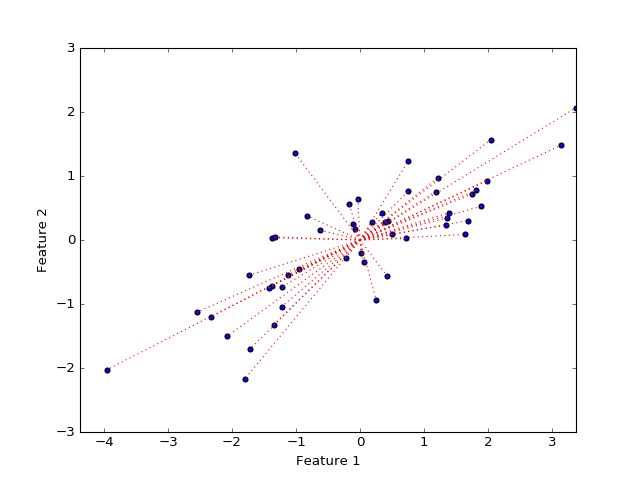

Reproduce this figure in Python.
# Plot points and lines connecting points to origin
plt.scatter(X[0], X[1])
# <...>
for point in X.T:  # iterate over columns
    plt.plot(0, 0)
    plt.plot([0, point[0]], [0, point[1]], 'r:')
# [...]
plt.axis('equal')
# (...)
plt.xlabel('Feature 1')
# <...>
plt.ylabel('Feature 2')
# <...>
